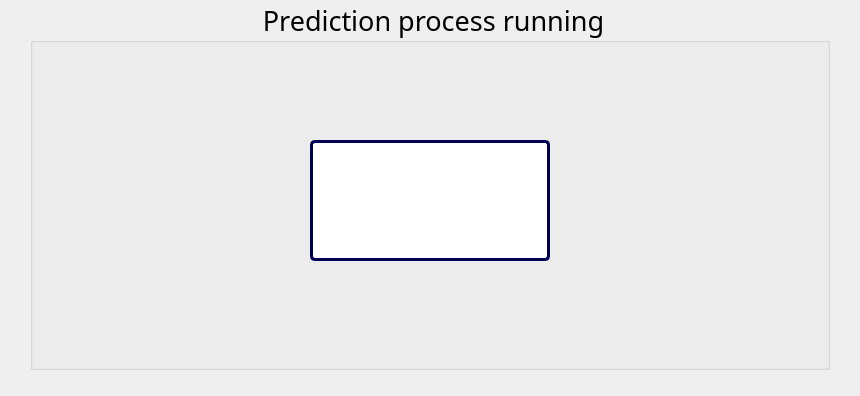
<?xml version="1.0" encoding="UTF-8"?>
<ui version="4.0">
 <class>LoadingWindow</class>
 <widget class="QMainWindow" name="LoadingWindow">
  <property name="geometry">
   <rect>
    <x>0</x>
    <y>0</y>
    <width>860</width>
    <height>396</height>
   </rect>
  </property>
  <property name="windowTitle">
   <string>Prediction in process</string>
  </property>
  <widget class="QWidget" name="centralwidget">
   <widget class="QLabel" name="backgroundImg">
    <property name="geometry">
     <rect>
      <x>0</x>
      <y>0</y>
      <width>860</width>
      <height>396</height>
     </rect>
    </property>
    <property name="text">
     <string/>
    </property>
    <property name="pixmap">
     <pixmap>../RESOURCES/background2.jpg</pixmap>
    </property>
    <property name="scaledContents">
     <bool>true</bool>
    </property>
   </widget>
   <widget class="QGroupBox" name="groupBox">
    <property name="enabled">
     <bool>true</bool>
    </property>
    <property name="geometry">
     <rect>
      <x>30</x>
      <y>0</y>
      <width>800</width>
      <height>370</height>
     </rect>
    </property>
    <property name="palette">
     <palette>
      <active>
       <colorrole role="WindowText">
        <brush brushstyle="SolidPattern">
         <color alpha="255">
          <red>0</red>
          <green>0</green>
          <blue>0</blue>
         </color>
        </brush>
       </colorrole>
       <colorrole role="Button">
        <brush brushstyle="SolidPattern">
         <color alpha="255">
          <red>0</red>
          <green>0</green>
          <blue>127</blue>
         </color>
        </brush>
       </colorrole>
       <colorrole role="Text">
        <brush brushstyle="SolidPattern">
         <color alpha="255">
          <red>0</red>
          <green>0</green>
          <blue>0</blue>
         </color>
        </brush>
       </colorrole>
       <colorrole role="ButtonText">
        <brush brushstyle="SolidPattern">
         <color alpha="255">
          <red>0</red>
          <green>0</green>
          <blue>0</blue>
         </color>
        </brush>
       </colorrole>
       <colorrole role="Base">
        <brush brushstyle="SolidPattern">
         <color alpha="255">
          <red>255</red>
          <green>255</green>
          <blue>255</blue>
         </color>
        </brush>
       </colorrole>
       <colorrole role="ToolTipText">
        <brush brushstyle="SolidPattern">
         <color alpha="255">
          <red>0</red>
          <green>0</green>
          <blue>0</blue>
         </color>
        </brush>
       </colorrole>
      </active>
      <inactive>
       <colorrole role="WindowText">
        <brush brushstyle="SolidPattern">
         <color alpha="255">
          <red>0</red>
          <green>0</green>
          <blue>0</blue>
         </color>
        </brush>
       </colorrole>
       <colorrole role="Button">
        <brush brushstyle="SolidPattern">
         <color alpha="255">
          <red>0</red>
          <green>0</green>
          <blue>127</blue>
         </color>
        </brush>
       </colorrole>
       <colorrole role="Text">
        <brush brushstyle="SolidPattern">
         <color alpha="255">
          <red>0</red>
          <green>0</green>
          <blue>0</blue>
         </color>
        </brush>
       </colorrole>
       <colorrole role="ButtonText">
        <brush brushstyle="SolidPattern">
         <color alpha="255">
          <red>0</red>
          <green>0</green>
          <blue>0</blue>
         </color>
        </brush>
       </colorrole>
       <colorrole role="Base">
        <brush brushstyle="SolidPattern">
         <color alpha="255">
          <red>255</red>
          <green>255</green>
          <blue>255</blue>
         </color>
        </brush>
       </colorrole>
       <colorrole role="ToolTipText">
        <brush brushstyle="SolidPattern">
         <color alpha="255">
          <red>0</red>
          <green>0</green>
          <blue>0</blue>
         </color>
        </brush>
       </colorrole>
      </inactive>
      <disabled>
       <colorrole role="WindowText">
        <brush brushstyle="SolidPattern">
         <color alpha="255">
          <red>0</red>
          <green>0</green>
          <blue>0</blue>
         </color>
        </brush>
       </colorrole>
       <colorrole role="Button">
        <brush brushstyle="SolidPattern">
         <color alpha="255">
          <red>0</red>
          <green>0</green>
          <blue>127</blue>
         </color>
        </brush>
       </colorrole>
       <colorrole role="Text">
        <brush brushstyle="SolidPattern">
         <color alpha="255">
          <red>0</red>
          <green>0</green>
          <blue>0</blue>
         </color>
        </brush>
       </colorrole>
       <colorrole role="ButtonText">
        <brush brushstyle="SolidPattern">
         <color alpha="255">
          <red>0</red>
          <green>0</green>
          <blue>0</blue>
         </color>
        </brush>
       </colorrole>
       <colorrole role="Base">
        <brush brushstyle="SolidPattern">
         <color alpha="255">
          <red>240</red>
          <green>240</green>
          <blue>240</blue>
         </color>
        </brush>
       </colorrole>
       <colorrole role="ToolTipText">
        <brush brushstyle="SolidPattern">
         <color alpha="255">
          <red>0</red>
          <green>0</green>
          <blue>0</blue>
         </color>
        </brush>
       </colorrole>
      </disabled>
     </palette>
    </property>
    <property name="font">
     <font>
      <family>Sitka</family>
      <pointsize>20</pointsize>
      <weight>50</weight>
      <italic>false</italic>
      <bold>false</bold>
     </font>
    </property>
    <property name="styleSheet">
     <string notr="true">color: rgb(0, 0, 0);
font: 20pt &quot;Sitka&quot;;</string>
    </property>
    <property name="title">
     <string>Prediction process running</string>
    </property>
    <property name="alignment">
     <set>Qt::AlignCenter</set>
    </property>
    <widget class="QLabel" name="loadinLabel">
     <property name="geometry">
      <rect>
       <x>280</x>
       <y>140</y>
       <width>240</width>
       <height>121</height>
      </rect>
     </property>
     <property name="styleSheet">
      <string notr="true">border-width: 3px;

border-radius: 5px;
border-color: rgb(0, 0, 83);

border-style: solid;
color: rgb(0, 0, 0);                                                      
background-color: rgb(255, 255, 255);</string>
     </property>
     <property name="text">
      <string/>
     </property>
     <property name="pixmap">
      <pixmap>../RESOURCES/please_wait3.gif</pixmap>
     </property>
     <property name="scaledContents">
      <bool>false</bool>
     </property>
     <property name="alignment">
      <set>Qt::AlignCenter</set>
     </property>
     <property name="margin">
      <number>0</number>
     </property>
    </widget>
   </widget>
   <widget class="QPushButton" name="resultsBtn">
    <property name="enabled">
     <bool>true</bool>
    </property>
    <property name="geometry">
     <rect>
      <x>570</x>
      <y>420</y>
      <width>240</width>
      <height>60</height>
     </rect>
    </property>
    <property name="font">
     <font>
      <family>Sitka Small</family>
      <pointsize>16</pointsize>
      <weight>9</weight>
      <italic>false</italic>
      <bold>false</bold>
     </font>
    </property>
    <property name="acceptDrops">
     <bool>false</bool>
    </property>
    <property name="autoFillBackground">
     <bool>false</bool>
    </property>
    <property name="styleSheet">
     <string notr="true">background-color: rgb(0, 111, 0);

font: 75 16pt &quot;Sitka Small&quot;;
color: rgb(255, 255, 255);
border-width: 3px;
border-radius: 30px;
border-color: rgb(255, 255, 255);
border-style: solid;

alternate-background-color: rgb(135, 135, 135);</string>
    </property>
    <property name="text">
     <string>results</string>
    </property>
    <property name="checkable">
     <bool>false</bool>
    </property>
    <property name="autoDefault">
     <bool>false</bool>
    </property>
    <property name="default">
     <bool>false</bool>
    </property>
    <property name="flat">
     <bool>false</bool>
    </property>
   </widget>
  </widget>
 </widget>
 <resources/>
 <connections/>
</ui>
